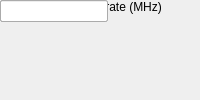
<?xml version="1.0" encoding="UTF-8"?>
<ui version="4.0">
 <class>MainWindow</class>
 <widget class="QMainWindow" name="MainWindow">
  <property name="windowTitle"><string>DAC MKID Interface</string></property>
  <widget class="QWidget" name="centralwidget">
   <!-- NOTE: this is a simplified structural mirror of the generated
        <module>_ui.py, not a full round-trip Designer file. Regenerate
        both from the same spec if you need to edit layout by hand. -->
       <widget class="QLabel" name="label_dac_brd">
     <property name="text"><string>DAC board</string></property>
    </widget>
       <widget class="QComboBox" name="dac_brd">
     <item><property name="text"><string>0</string></property></item>
     <item><property name="text"><string>1</string></property></item>
    </widget>
       <widget class="QLabel" name="label_dac_clk_rate">
     <property name="text"><string>DAC external clock rate (MHz)</string></property>
    </widget>
       <widget class="QLineEdit" name="dac_clk_rate"/>
       <widget class="QLabel" name="label_sample_period">
     <property name="text"><string>Sample period</string></property>
    </widget>
       <widget class="QLineEdit" name="sample_period"/>
  </widget>
 </widget>
 <resources/>
 <connections/>
</ui>
